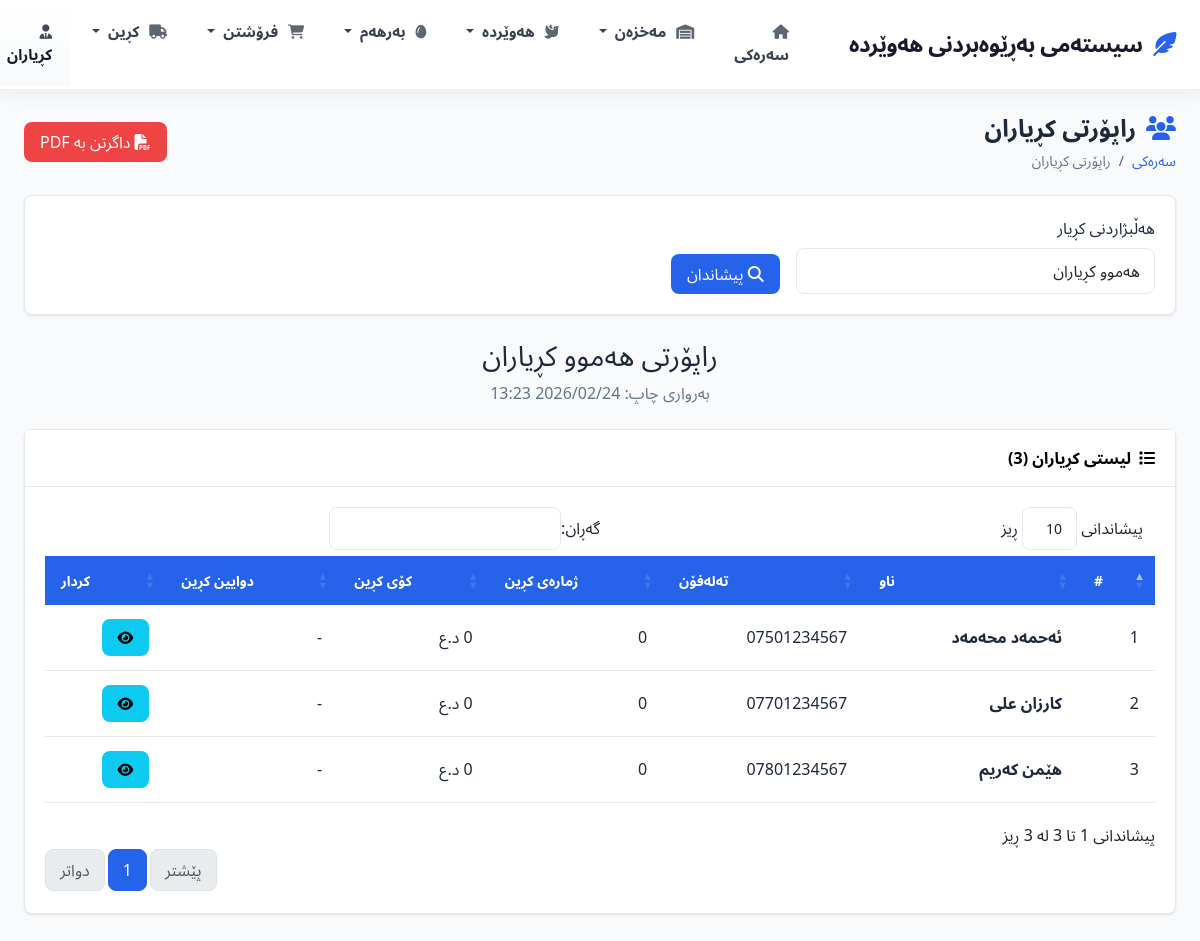
/pages/reports/customers.php (signed in), run on the app's committed database.
### tables this page shows
CREATE TABLE IF NOT EXISTS customers (
    id INT AUTO_INCREMENT PRIMARY KEY,
    name VARCHAR(255) NOT NULL,
    phone VARCHAR(20),
    email VARCHAR(100),
    address TEXT,
    total_purchases DECIMAL(12,2) DEFAULT 0.00,
    created_at TIMESTAMP DEFAULT CURRENT_TIMESTAMP,
    updated_at TIMESTAMP DEFAULT CURRENT_TIMESTAMP ON UPDATE CURRENT_TIMESTAMP
);

### pages/reports/customers.php (the view, shortened to what the rows shown need)
<?php
$basePath = '../../';
require_once $basePath . 'includes/database.php';
require_once $basePath . 'includes/functions.php';
$customerId = isset($_GET['id']) ? (int)$_GET['id'] : 0;
$db->query("SELECT id, name FROM customers ORDER BY name");
if ($customerId > 0) {
    $db->query("SELECT * FROM customers WHERE id = :id");
    $db->bind(':id', $customerId);
    $customer = $db->single();
    if (!$customer) {
        setMessage('error', 'کڕیارەکە نەدۆزرایەوە');
        redirect('customers.php');
    }
    $db->query("SELECT * FROM sales WHERE customer_id = :id ORDER BY sale_date DESC");
    $db->bind(':id', $customerId);
    $customerSales = $db->resultSet();
    $db->query("SELECT * FROM incubator WHERE customer_id = :id ORDER BY entry_date DESC");
    $db->bind(':id', $customerId);
    $customerIncubator = $db->resultSet();
    $totalIncubatorEggs = array_sum(array_column($customerIncubator, 'egg_quantity'));
    $totalIncubatorHatched = array_sum(array_column($customerIncubator, 'hatched_count'));
    $totalSales = array_sum(array_column($customerSales, 'total_price'));
    $salesCount = count($customerSales);
    $monthlySales = [];
    $monthlyLabels = [];
    for ($i = 5; $i >= 0; $i--) {
        $month = date('Y-m', strtotime("-$i months"));
        $monthlyLabels[] = date('M Y', strtotime("-$i months"));
        $db->query("SELECT SUM(total_price) as total FROM sales WHERE customer_id = :id AND DATE_FORMAT(sale_date, '%Y-%m') = :month");
        $db->bind(':id', $customerId);
        $db->bind(':month', $month);
        $result = $db->single();
        $monthlySales[] = $result['total'] ?? 0;
    }
} else {
    $db->query("SELECT c.*,
                (SELECT COUNT(*) FROM sales WHERE customer_id = c.id) as sales_count,
                (SELECT COALESCE(SUM(total_price), 0) FROM sales WHERE customer_id = c.id) as total_purchases,
                (SELECT MAX(sale_date) FROM sales WHERE customer_id = c.id) as last_sale
                FROM customers c ORDER BY total_purchases DESC");
    $customers = $db->resultSet();
}
require_once $basePath . 'includes/header.php';
?>
<div class="page-header">
    <div>
        <h2><i class="fas fa-users"></i> راپۆرتی کڕیاران</h2>
    </div>
</div>
<div id="reportContent">
    <?php if ($customerId > 0): ?>
    <div class="row mb-4">
        <div class="col-md-4">
            <div class="card">
                <div class="card-body text-center">
                    <div class="mb-3">
                        <i class="fas fa-user-circle fa-4x text-primary"></i>
                    </div>
                    <h4><?php echo $customer['name']; ?></h4>
                    <p class="text-muted">
                        <?php if ($customer['phone']): ?>
                        <i class="fas fa-phone"></i> <?php echo $customer['phone']; ?><br>
                        <?php endif; ?>
                        <?php if ($customer['address']): ?>
                        <i class="fas fa-map-marker-alt"></i> <?php echo $customer['address']; ?>
                        <?php endif; ?>
                    </p>
                </div>
            </div>
        </div>
        <div class="col-md-4">
            <div class="stat-card h-100">
                <div class="icon bg-success">
                    <i class="fas fa-shopping-cart"></i>
                </div>
                <div class="info">
                    <h3><?php echo $salesCount; ?></h3>
                    <p>ژمارەی کڕین</p>
                </div>
            </div>
        </div>
        <div class="col-md-4">
            <div class="stat-card h-100">
                <div class="icon bg-primary">
                    <i class="fas fa-money-bill-wave"></i>
                </div>
                <div class="info">
                    <h3><?php echo formatMoney($totalSales); ?></h3>
                    <p>کۆی کڕین</p>
                </div>
            </div>
        </div>
    </div>
    <?php if (count($customerIncubator) > 0): ?>
    <div class="row mb-4">
        <div class="col-md-4">
            <div class="stat-card h-100">
                <div class="icon bg-warning">
                    <i class="fas fa-temperature-high"></i>
                </div>
                <div class="info">
                    <h3><?php echo count($customerIncubator); ?></h3>
                    <p>جار مەفقەس</p>
                </div>
            </div>
        </div>
        <div class="col-md-4">
            <div class="stat-card h-100">
                <div class="icon bg-info">
                    <i class="fas fa-egg"></i>
                </div>
                <div class="info">
                    <h3><?php echo number_format($totalIncubatorEggs); ?></h3>
                    <p>کۆی هێلکەی مەفقەس</p>
                </div>
            </div>
        </div>
        <div class="col-md-4">
            <div class="stat-card h-100">
                <div class="icon bg-success">
                    <i class="fas fa-kiwi-bird"></i>
                </div>
                <div class="info">
                    <h3><?php echo number_format($totalIncubatorHatched); ?></h3>
                    <p>کۆی جوجکەی دەرچوو</p>
                </div>
            </div>
        </div>
    </div>
    <div class="card mb-4">
        <div class="card-header bg-warning-gradient">
            <i class="fas fa-temperature-high"></i> مێژووی مەفقەس
        </div>
        <div class="card-body">
            <div class="table-responsive">
                <table class="table table-sm">
                    <thead>
                        <tr>
                            <th>#</th>
                            <th>ناوی گرووپ</th>
                            <th>ژمارەی هێلکە</th>
                            <th>دەرچوو</th>
                            <th>خراپ</th>
                            <th>دۆخ</th>
                            <th>بەروار</th>
                        </tr>
                    </thead>
                    <tbody>
                        <?php foreach ($customerIncubator as $index => $inc): ?>
                        <tr>
                            <td><?php echo $index + 1; ?></td>
                            <td><?php echo htmlspecialchars($inc['group_name']); ?></td>
                            <td><?php echo number_format($inc['egg_quantity']); ?></td>
                            <td><span class="badge bg-success"><?php echo number_format($inc['hatched_count']); ?></span></td>
                            <td><span class="badge bg-danger"><?php echo number_format($inc['damaged_count']); ?></span></td>
                            <td>
                                <?php if ($inc['status'] == 'incubating'): ?>
                                <span class="badge bg-warning text-dark">چاوەڕوانی</span>
                                <?php else: ?>
                                <span class="badge bg-success">دەرچووە</span>
                                <?php endif; ?>
                            </td>
                            <td><?php echo $inc['entry_date']; ?></td>
                        </tr>
                        <?php endforeach; ?>
                    </tbody>
                    <tfoot>
                        <tr class="table-warning">
                            <th colspan="2">کۆ</th>
                            <th><?php echo number_format($totalIncubatorEggs); ?></th>
                            <th><?php echo number_format($totalIncubatorHatched); ?></th>
                            <th><?php echo number_format(array_sum(array_column($customerIncubator, 'damaged_count'))); ?></th>
                            <th colspan="2"></th>
                        </tr>
                    </tfoot>
                </table>
            </div>
        </div>
    </div>
    <?php endif; ?>
    <div class="card mb-4">
        <div class="card-header">
            <i class="fas fa-chart-line"></i> کڕینی ٦ مانگی کۆتایی
        </div>
        <div class="card-body">
            <div class="chart-container" style="height: 250px;">
                <canvas id="customerSalesChart"></canvas>
            </div>
        </div>
    </div>
    <div class="card">
        <div class="card-header">
            <i class="fas fa-history"></i> مێژووی کڕین
        </div>
        <div class="card-body">
            <?php if (count($customerSales) > 0): ?>
            <div class="table-responsive">
                <table class="table data-table">
                    <thead>
                        <tr>
                            <th>#</th>
                            <th>کۆد</th>
                            <th>جۆری کاڵا</th>
                            <th>ژمارە</th>
                            <th>کۆی نرخ</th>
                            <th>بەروار</th>
                        </tr>
                    </thead>
                    <tbody>
                        <?php foreach ($customerSales as $index => $sale): ?>
                        <tr>
                            <td><?php echo $index + 1; ?></td>
                            <td><code><?php echo $sale['sale_code']; ?></code></td>
                            <td><?php echo getItemTypeName($sale['item_type']); ?></td>
                            <td><?php echo $sale['quantity']; ?></td>
                            <td><?php echo formatMoney($sale['total_price']); ?></td>
                            <td><?php echo formatDate($sale['sale_date']); ?></td>
                        </tr>
                        <?php endforeach; ?>
                    </tbody>
                    <tfoot>
                        <tr class="table-dark">
                            <td colspan="6" class="text-center py-3">
                                <span style="font-size: 1.1rem;">کۆی گشتی:</span>
                                <span style="font-size: 1.4rem; margin-right: 15px;"><?php echo formatMoney($totalSales); ?></span>
                            </td>
                        </tr>
                    </tfoot>
                </table>
            </div>
            <?php else: ?>
            <div class="empty-state">
                <i class="fas fa-shopping-cart"></i>
                <p>هیچ کڕینێک نیە</p>
            </div>
            <?php endif; ?>
        </div>
    </div>
    <script>
    document.addEventListener('DOMContentLoaded', function() {
        const ctx = document.getElementById('customerSalesChart');
        if (ctx) {
            new Chart(ctx, {
                type: 'line',
                data: {
                    labels: <?php echo json_encode($monthlyLabels); ?>,
                    datasets: [{
                        label: 'کڕین',
                        data: <?php echo json_encode($monthlySales); ?>,
                        borderColor: 'rgba(52, 152, 219, 1)',
                        backgroundColor: 'rgba(52, 152, 219, 0.2)',
                        fill: true,
                        tension: 0.4
                    }]
                },
                options: {
                    responsive: true,
                    maintainAspectRatio: false
                }
            });
        }
    });
    </script>
    <?php else: ?>
    <div class="card">
        <div class="card-body">
            <?php if (!empty($customers)): ?>
            <div class="table-responsive">
                <table class="table data-table">
                    <thead>
                        <tr>
                            <th>#</th>
                            <th>ناو</th>
                            <th>تەلەفۆن</th>
                            <th>ژمارەی کڕین</th>
                            <th>کۆی کڕین</th>
                            <th>دوایین کڕین</th>
                            <th class="no-print">کردار</th>
                        </tr>
                    </thead>
                    <tbody>
                        <?php foreach ($customers as $index => $c): ?>
                        <tr>
                            <td><?php echo $index + 1; ?></td>
                            <td><strong><?php echo $c['name']; ?></strong></td>
                            <td><?php echo $c['phone'] ?: '-'; ?></td>
                            <td><?php echo $c['sales_count']; ?></td>
                            <td><?php echo formatMoney($c['total_purchases']); ?></td>
                            <td><?php echo $c['last_sale'] ? formatDate($c['last_sale']) : '-'; ?></td>
                            <td class="no-print">
                                <a href="?id=<?php echo $c['id']; ?>" class="btn btn-sm btn-info btn-action">
                                    <i class="fas fa-eye"></i>
                                </a>
                            </td>
                        </tr>
                        <?php endforeach; ?>
                    </tbody>
                </table>
            </div>
            <?php endif; ?>
        </div>
    </div>
    <?php endif; ?>
</div>
<?php require_once $basePath . 'includes/footer.php'; ?>

### data on the page
customers: name "ئەحمەد محەمەد", phone "07501234567", sales_count "0", total_purchases "0 د.ع"
customers: name "کارزان علی", phone "07701234567", sales_count "0", total_purchases "0 د.ع"
customers: name "هێمن کەریم", phone "07801234567", sales_count "0", total_purchases "0 د.ع"

### other printed values
SITE_NAME "سیستەمی بەڕێوەبردنی هەوێردە"
count($customers ?? []) "3"
